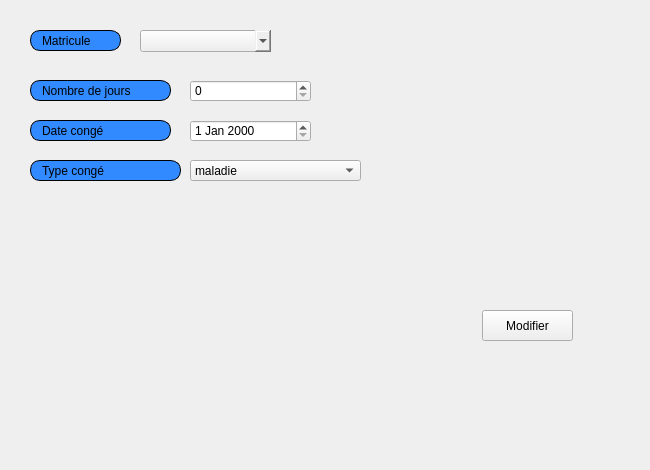
     <widget class="QWidget" name="tab_10">
      <attribute name="title">
       <string>Modifier</string>
      </attribute>
      <widget class="QDateEdit" name="date_conge_modifier">
       <property name="geometry">
        <rect>
         <x>190</x>
         <y>120</y>
         <width>121</width>
         <height>22</height>
        </rect>
       </property>
       <property name="styleSheet">
        <string notr="true">font: bold, &quot;Arial&quot;;;</string>
       </property>
      </widget>
      <widget class="QLabel" name="label_27">
       <property name="geometry">
        <rect>
         <x>30</x>
         <y>120</y>
         <width>141</width>
         <height>21</height>
        </rect>
       </property>
       <property name="styleSheet">
        <string notr="true">border: 1px solid black;
border-radius: 10px;
padding: 0 8px;
background: #318aff;
font: bold, &quot;Arial&quot;;;
text-align:center;
</string>
       </property>
       <property name="text">
        <string>Date congé</string>
       </property>
      </widget>
      <widget class="QLabel" name="label_28">
       <property name="geometry">
        <rect>
         <x>30</x>
         <y>160</y>
         <width>151</width>
         <height>21</height>
        </rect>
       </property>
       <property name="styleSheet">
        <string notr="true">border: 1px solid black;
border-radius: 10px;
padding: 0 8px;
background: #318aff;
font: bold, &quot;Arial&quot;;;
text-align:center;
</string>
       </property>
       <property name="text">
        <string>Type congé</string>
       </property>
      </widget>
      <widget class="QLabel" name="label_25">
       <property name="geometry">
        <rect>
         <x>30</x>
         <y>30</y>
         <width>91</width>
         <height>21</height>
        </rect>
       </property>
       <property name="styleSheet">
        <string notr="true">border: 1px solid black;
border-radius: 10px;
padding: 0 8px;
background: #318aff;
font: bold, &quot;Arial&quot;;;
text-align:center;
</string>
       </property>
       <property name="text">
        <string>Matricule</string>
       </property>
      </widget>
      <widget class="QComboBox" name="type_conge_modifier">
       <property name="geometry">
        <rect>
         <x>190</x>
         <y>160</y>
         <width>171</width>
         <height>21</height>
        </rect>
       </property>
       <property name="styleSheet">
        <string notr="true">font: bold, &quot;Arial&quot;;;

QComboBox {
    margin-right: 20px;
}
QComboBox::drop-down {
    subcontrol-origin: margin;
}
font: bold, &quot;Arial&quot;;;</string>
       </property>
       <item>
        <property name="text">
         <string>maladie</string>
        </property>
       </item>
       <item>
        <property name="text">
         <string>maternite</string>
        </property>
       </item>
       <item>
        <property name="text">
         <string>fetes</string>
        </property>
       </item>
      </widget>
      <widget class="QPushButton" name="modifier_conge">
       <property name="geometry">
        <rect>
         <x>482</x>
         <y>310</y>
         <width>91</width>
         <height>31</height>
        </rect>
       </property>
       <property name="styleSheet">
        <string notr="true">#modifier_conge{
font: bold, &quot;Arial&quot;;;     background-color: qlineargradient(x1: 0, y1: 0, x2: 0, y2: 1,
                                       stop: 0 #dadbde, stop: 1 #f6f7fa);
}
#modifier_conge:pressed {
font: bold, &quot;Arial&quot;;;     background-color: qlineargradient(x1: 0, y1: 0, x2: 0, y2: 1,
                                       stop: 0 #dadbde, stop: 1 #fff07b);


}</string>
       </property>
       <property name="text">
        <string>Modifier</string>
       </property>
       <property name="icon">
        <iconset resource="ressources.qrc">
         <normaloff>:/images/img/B.png</normaloff>:/images/img/B.png</iconset>
       </property>
      </widget>
      <widget class="QSpinBox" name="nbrej_conge_modifier">
       <property name="geometry">
        <rect>
         <x>190</x>
         <y>80</y>
         <width>121</width>
         <height>22</height>
        </rect>
       </property>
       <property name="styleSheet">
        <string notr="true">font: bold, &quot;Arial&quot;;;</string>
       </property>
      </widget>
      <widget class="QLabel" name="label_26">
       <property name="geometry">
        <rect>
         <x>30</x>
         <y>80</y>
         <width>141</width>
         <height>21</height>
        </rect>
       </property>
       <property name="styleSheet">
        <string notr="true">border: 1px solid black;
border-radius: 10px;
padding: 0 8px;
background: #318aff;
font: bold, &quot;Arial&quot;;;
text-align:center;
</string>
       </property>
       <property name="text">
        <string>Nombre de jours</string>
       </property>
      </widget>
      <widget class="QComboBox" name="matricule_conge_modifier">
       <property name="geometry">
        <rect>
         <x>140</x>
         <y>30</y>
         <width>151</width>
         <height>22</height>
        </rect>
       </property>
       <property name="styleSheet">
        <string notr="true">QComboBox {
    margin-right: 20px;
}
QComboBox::drop-down {
    subcontrol-origin: margin;
}</string>
       </property>
      </widget>
      <widget class="QLabel" name="label_46">
       <property name="geometry">
        <rect>
         <x>-30</x>
         <y>-50</y>
         <width>641</width>
         <height>461</height>
        </rect>
       </property>
       <property name="text">
        <string/>
       </property>
       <property name="pixmap">
        <pixmap resource="ressources.qrc">:/images/img/imf.jpg</pixmap>
       </property>
       <property name="scaledContents">
        <bool>true</bool>
       </property>
      </widget>
      <zorder>label_46</zorder>
      <zorder>date_conge_modifier</zorder>
      <zorder>label_27</zorder>
      <zorder>label_28</zorder>
      <zorder>label_25</zorder>
      <zorder>type_conge_modifier</zorder>
      <zorder>modifier_conge</zorder>
      <zorder>nbrej_conge_modifier</zorder>
      <zorder>label_26</zorder>
      <zorder>matricule_conge_modifier</zorder>
     </widget>
